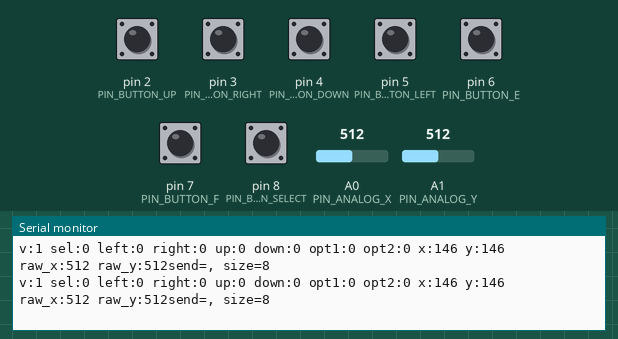
The sketch below on a simulated Arduino Uno, built with avr-gcc and run on an emulated ATmega328P. Parts: the last lines printed to the serial monitor. The test bench sets the inputs (shaded band); at power-on: pin 2 (PIN_BUTTON_UP), pin 3 (PIN_BUTTON_RIGHT), pin 4 (PIN_BUTTON_DOWN), pin 5 (PIN_BUTTON_LEFT), pin 6 (PIN_BUTTON_E), pin 7 (PIN_BUTTON_F), pin 8 (PIN_BUTTON_SELECT) HIGH, A0 (PIN_ANALOG_X) = 512, A1 (PIN_ANALOG_Y) = 512. No radio packets arrive unless stated.

Above: at 1.2 s.
1.3 s: A0 (PIN_ANALOG_X) set to 361
At 1.45 s:
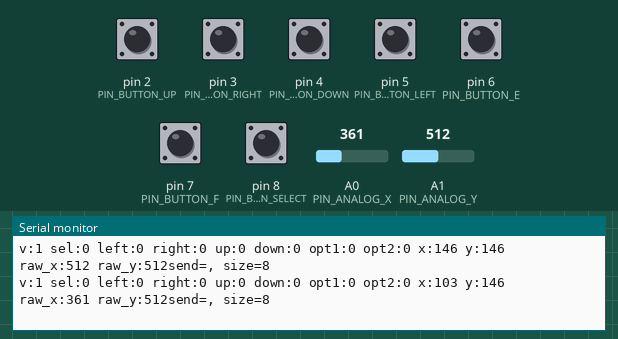
4.3 s: A0 (PIN_ANALOG_X) set to 341
At 4.3 s:
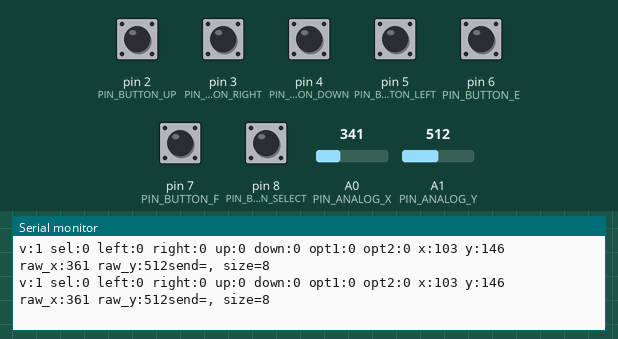
7.3 s: A1 (PIN_ANALOG_Y) set to 361
At 7.33 s:
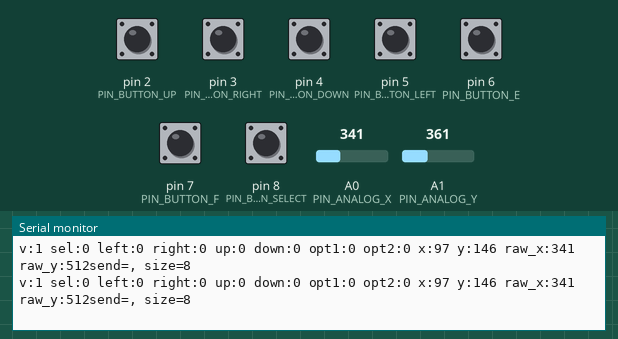
10.3 s: A1 (PIN_ANALOG_Y) set to 341
At 20.24 s:
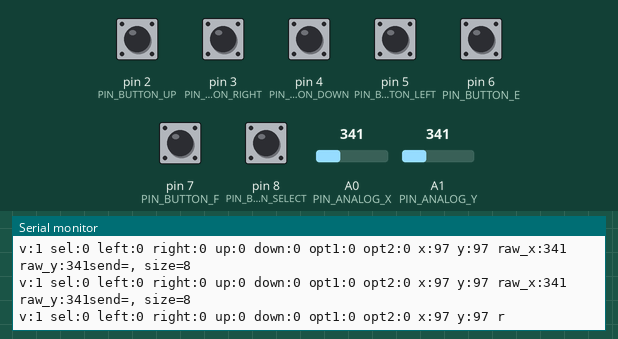

Measured:
- the behaviour switches between 350 and 349 on A1 (PIN_ANALOG_Y) (found by bisection; images 3 and 4)
- after the input at 1.3 s, the serial monitor: prints a new line after 0.14 s (image 1)
- after the input at 10.3 s, the serial monitor: prints a new line after 0.15 s (image 4)

The sketch:

transmitter.ino
```cpp
/*
  Getting Started example sketch for nRF24L01+ radios
  This is a very basic example of how to send data from one node to another
  Updated: Dec 2014 by TMRh20
*/

#include <SPI.h>
#include "RF24.h"
//////////////////////////////////
// Joystick
const byte PIN_BUTTON_SELECT = 8;
const byte PIN_BUTTON_F = 7;
const byte PIN_BUTTON_E = 6;
const byte PIN_BUTTON_RIGHT = 3;
const byte PIN_BUTTON_UP = 2;
const byte PIN_BUTTON_DOWN = 4;
const byte PIN_BUTTON_LEFT = 5;
const byte PIN_ANALOG_X = 0;
const byte PIN_ANALOG_Y = 1;

//////////////////////////////////
// MsgFormat
#define AXIS byte

#define MSG_VER_JOYSTICK 1

struct JoyStickMsgFormat
{
  byte version;
  bool sel : 1; //jostick pressed/released
  bool left : 1;
  bool right : 1;
  bool up: 1;
  bool down: 1;
  bool opt1:1;
  bool opt2:1;
  AXIS x;
  AXIS y;
  short raw_x;
  short raw_y;
};
JoyStickMsgFormat g_joystickMsg;

void printJoystick(bool ln)
{
  Serial.print("v:");
  Serial.print(g_joystickMsg.version);
  Serial.print(" sel:");
  Serial.print(g_joystickMsg.sel);
  Serial.print(" left:");
  Serial.print(g_joystickMsg.left);
  Serial.print(" right:");
  Serial.print(g_joystickMsg.right);
  Serial.print(" up:");
  Serial.print(g_joystickMsg.up);
  Serial.print(" down:");
  Serial.print(g_joystickMsg.down);
  Serial.print(" opt1:");
  Serial.print(g_joystickMsg.opt1);
  Serial.print(" opt2:");
  Serial.print(g_joystickMsg.opt2);
  Serial.print(" x:");
  Serial.print(g_joystickMsg.x, DEC);
  Serial.print(" y:");
  Serial.print(g_joystickMsg.y, DEC);
  Serial.print(" raw_x:");
  Serial.print(g_joystickMsg.raw_x);
  Serial.print(" raw_y:");
  Serial.print(g_joystickMsg.raw_y);
  if (ln)
    Serial.println(" ");
}
//////////////////////////////////
// RF
// Hardware configuration: Set up nRF24L01 radio on SPI bus plus pins 7 & 8
RF24 radio(9, 10);
byte addresses[][6] = {"1Node", "2Node"};
unsigned long time;
String str_time;


///////////////////////////////////////

void setup_rf() {
  Serial.println("TRANSMIT ROLE");

  radio.begin();
  radio.setPALevel(RF24_PA_LOW);
  radio.openWritingPipe((uint64_t)addresses[0]);
  radio.openReadingPipe(1, (uint64_t)addresses[1]);
  // Start the radio listening for data
  radio.startListening();
}

void loop_rf() {
  radio.stopListening();
  time = millis();
  str_time = time;
  // Variable for the received timestamp
  Serial.print("send=");
  Serial.print(", size=");
  Serial.print(sizeof(g_joystickMsg));
  Serial.println(" ");
  radio.write( &g_joystickMsg, sizeof(g_joystickMsg) );
}
///////////////////////////////////////////////
void setup_joystick() {
  pinMode(PIN_BUTTON_RIGHT, INPUT);
  digitalWrite(PIN_BUTTON_RIGHT, HIGH);
  pinMode(PIN_BUTTON_LEFT, INPUT);
  digitalWrite(PIN_BUTTON_LEFT, HIGH);
  pinMode(PIN_BUTTON_UP, INPUT);
  digitalWrite(PIN_BUTTON_UP, HIGH);
  pinMode(PIN_BUTTON_DOWN, INPUT);
  digitalWrite(PIN_BUTTON_DOWN, HIGH);
  pinMode(PIN_BUTTON_SELECT, INPUT);
  digitalWrite(PIN_BUTTON_SELECT, HIGH);
  pinMode(PIN_BUTTON_E, INPUT);
  digitalWrite(PIN_BUTTON_E, HIGH);
  pinMode(PIN_BUTTON_F, INPUT);
  digitalWrite(PIN_BUTTON_F, HIGH);
}
short raw_x;
short raw_y;
bool sel;
bool left;
bool right;
bool up;
bool down;
bool opt1;
bool opt2;

void loop_joystick() {
  up = digitalRead(PIN_BUTTON_UP);
  right = digitalRead(PIN_BUTTON_RIGHT);
  down = digitalRead(PIN_BUTTON_DOWN);
  left = digitalRead(PIN_BUTTON_LEFT);
  sel = digitalRead(PIN_BUTTON_SELECT);
  opt1 = digitalRead(PIN_BUTTON_F);
  opt2 = digitalRead(PIN_BUTTON_E);
  raw_x = analogRead(PIN_ANALOG_X);
  raw_y = analogRead(PIN_ANALOG_Y);

  g_joystickMsg.version = MSG_VER_JOYSTICK;
  g_joystickMsg.up = up?0:1;
  g_joystickMsg.right = right?0:1;
  g_joystickMsg.down = down?0:1;
  g_joystickMsg.left = left?0:1;
  g_joystickMsg.sel = sel?0:1;
  g_joystickMsg.opt1 = opt1?0:1;
  g_joystickMsg.opt2 = opt2?0:1;
  g_joystickMsg.raw_x = raw_x;
  g_joystickMsg.raw_y = raw_y;
  g_joystickMsg.x = map(raw_x, 0, 700, 0, 200);
  g_joystickMsg.y = map(raw_y, 0, 700, 0, 200);
  printJoystick(false);
}
///////////////////////////////////////////////

void setup() {
  Serial.begin(9600);
  setup_rf();
  setup_joystick();
}
void loop() {
  loop_joystick();
  loop_rf();
}
```
